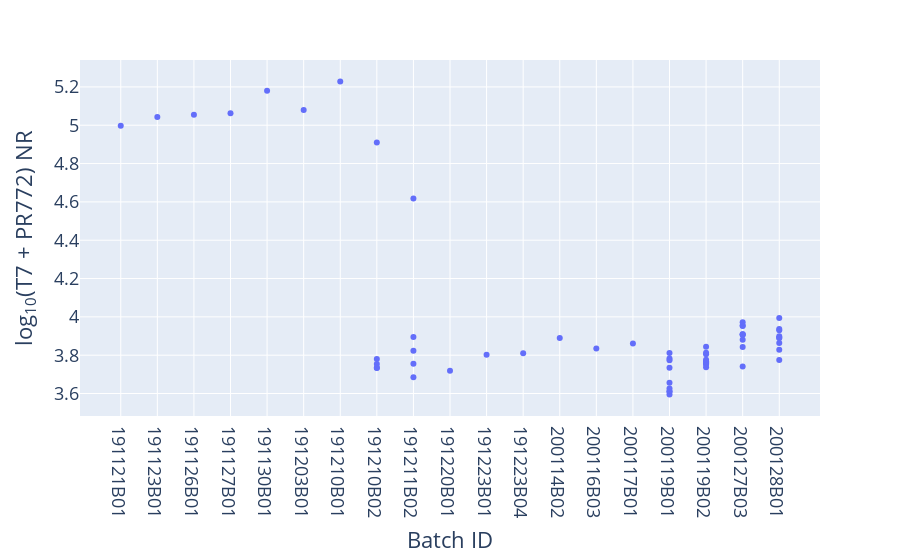

Notebook source saved alongside this figure:
### Code cell
fig = px.scatter(
    merged_with_new_neg, y='Log10 T7 + PR772 NR (Composition File)',
    x='Batch ID',
    labels={'Log10 T7 + PR772 NR (Composition File)': 'log<sub>10</sub>(T7 + PR772) NR',
            'T7 + PR772 NR (Composition File)': 'T7 + PR772 NR'},
    hover_data=['T7 + PR772 NR (Composition File)', 'Accession', 'Run Date']
)
fig.update_layout(font=dict(size=18), height=600)
fig.show()
fig.write_html('plots/Diluted_Hi_IC_vs_Low_IC_by_batch.html')

### Figure 1 — Plotly figure (JSON) as saved in the notebook; plotly's stock layout.template omitted (floating-point values rounded to 4 significant figures; data arrays with more than 128 entries replaced by an {"elided": "..."} marker saying what was removed)
{"data": [{"customdata": {"elided": "59x3 mixed values"}, "hoverlabel": {"namelength": 0}, "hovertemplate": "Batch ID=%{x}<br>log<sub>10</sub>(T7 + PR772) NR=%{y}<br>T7 + PR772 NR=%{customdata[0]}<br>Accession=%{customdata[1]}<br>Run Date=%{customdata[2]}", "legendgroup": "", "marker": {"color": "#636efa", "symbol": "circle"}, "mode": "markers", "name": "", "showlegend": false, "type": "scatter", "x": ["191121B01", "191123B01", "191126B01", "191127B01", "191130B01", "191203B01", "191210B01", "191210B02", "191210B02", "191210B02", "191210B02", "191210B02", "191211B02", "191211B02", "191211B02", "191211B02", "191211B02", "191220B01", "191223B01", "191223B04", "200114B02", "200116B03", "200117B01", "200119B01", "200119B01", "200119B01", "200119B01", "200119B01", "200119B01", "200119B01", "200119B01", "200119B01", "200119B02", "200119B02", "200119B02", "200119B02", "200119B02", "200119B02", "200119B02", "200119B02", "200119B02", "200127B03", "200127B03", "200127B03", "200127B03", "200127B03", "200127B03", "200127B03", "200127B03", "200127B03", "200128B01", "200128B01", "200128B01", "200128B01", "200128B01", "200128B01", "200128B01", "200128B01", "200128B01"], "xaxis": "x", "y": [4.997, 5.043, 5.055, 5.063, 5.181, 5.079, 5.228, 4.91, 3.78, 3.754, 3.733, 3.734, 4.618, 3.823, 3.685, 3.755, 3.895, 3.719, 3.802, 3.81, 3.889, 3.836, 3.861, 3.611, 3.61, 3.656, 3.595, 3.626, 3.783, 3.812, 3.735, 3.774, 3.758, 3.751, 3.804, 3.737, 3.763, 3.813, 3.844, 3.769, 3.777, 3.952, 3.954, 3.971, 3.881, 3.909, 3.741, 3.909, 3.843, 3.905, 3.994, 3.891, 3.931, 3.775, 3.936, 3.898, 3.89, 3.864, 3.829], "yaxis": "y"}], "layout": {"autosize": true, "font": {"size": 18}, "legend": {"tracegroupgap": 0}, "margin": {"t": 60}, "xaxis": {"anchor": "y", "autorange": true, "domain": [0, 1], "range": [-1.084, 19.08], "title": {"text": "Batch ID"}, "type": "category"}, "yaxis": {"anchor": "x", "autorange": true, "domain": [0, 1], "range": [3.486, 5.337], "title": {"text": "log<sub>10</sub>(T7 + PR772) NR"}, "type": "linear"}}}
